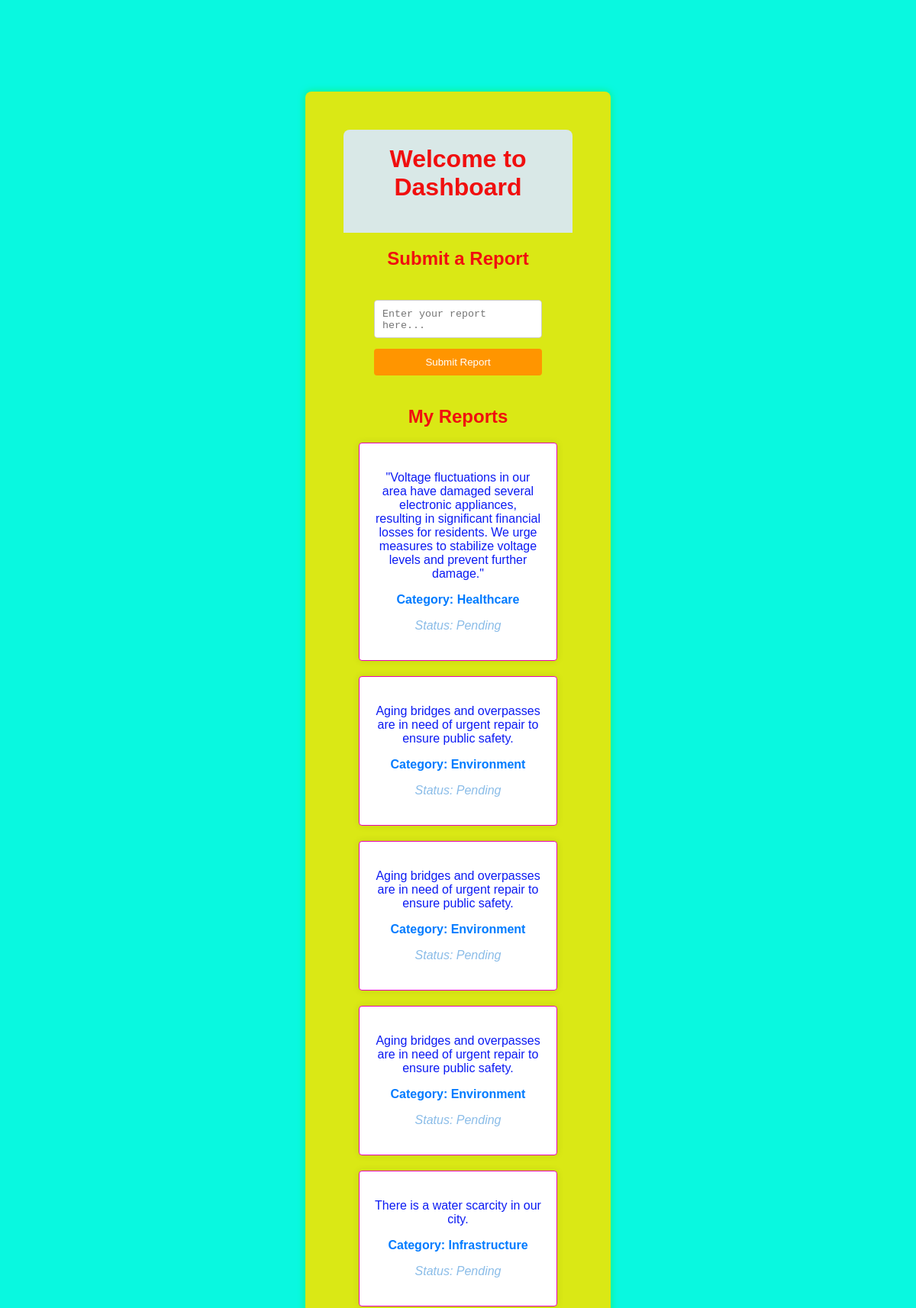
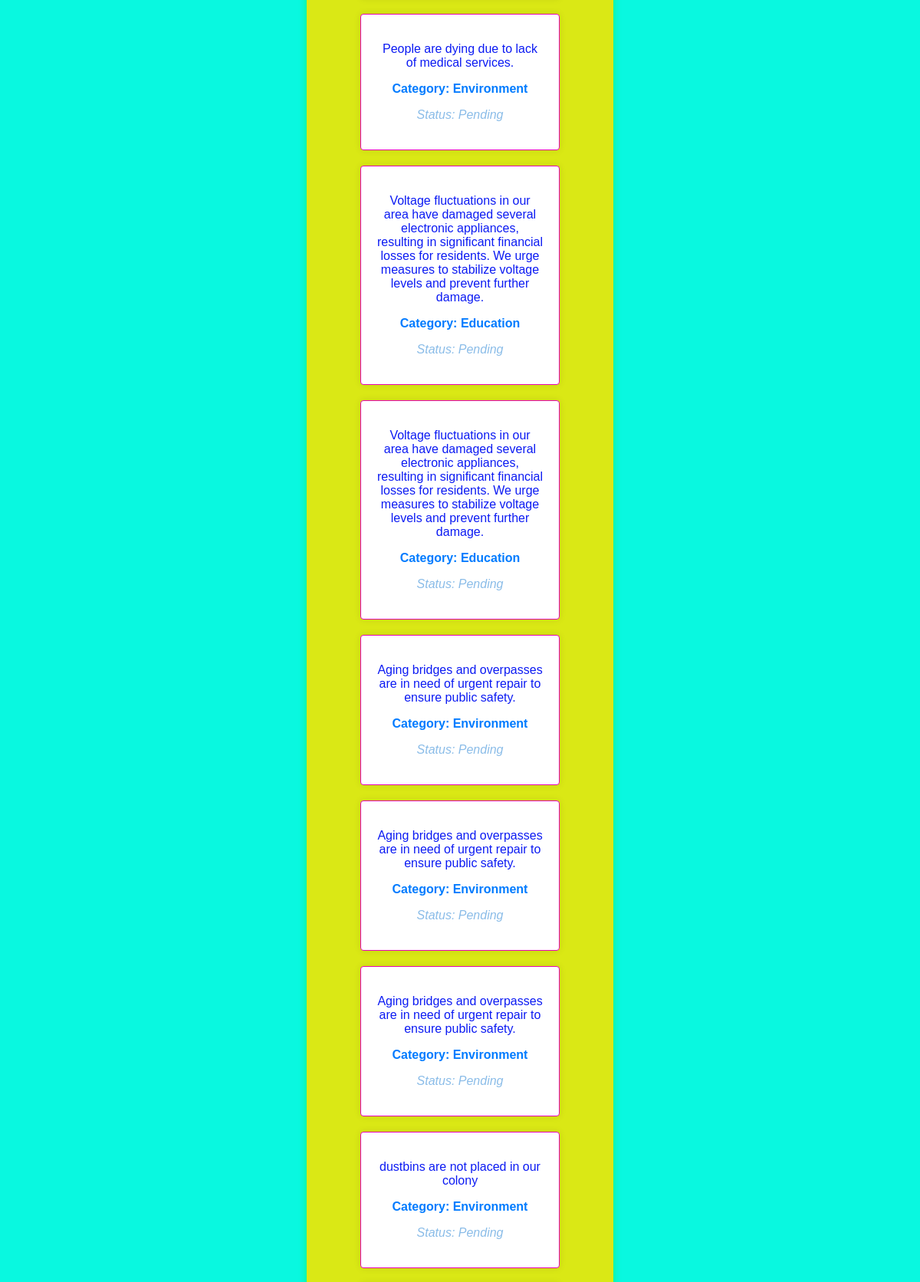
The page /dashboard (signed in, upper part) on the database its author committed (2 pictures, top to bottom).
### app.py (models this page shows)
class Report(db.Model):
    id = db.Column(db.Integer, primary_key=True)
    user_id = db.Column(db.Integer, nullable=False)
    report_text = db.Column(db.Text, nullable=False)
    category = db.Column(db.String(100), nullable=False)
    status = db.Column(db.String(20), default='Pending')
    timestamp = db.Column(db.DateTime, default=datetime.utcnow)

### app.py (the view, shortened to what this page needs)
@app.route('/dashboard', methods=['GET', 'POST'])
def dashboard():
    if 'user_id' not in session:
        return redirect(url_for('login'))
    user_id = session['user_id']
    user_reports = Report.query.filter_by(user_id=user_id).all()
    return render_template('dashboard.html', user_reports=user_reports)

### templates/dashboard.html (shortened to what this page needs)
<!DOCTYPE html>
<html lang="en">
<head>
    <link rel="stylesheet" href="{{ url_for('static', filename='styles.css') }}">
</head>
<body>
    <div class="container">
        <div class="dashboard-header">
            <h1>Welcome to Dashboard</h1>
        </div>
        <div class="dashboard-content">
            <h2>Submit a Report</h2>
            <form action="{{ url_for('dashboard') }}" method="POST">
                <textarea name="report" placeholder="Enter your report here..." required></textarea>
                <button type="submit">Submit Report</button>
            </form>
            <h2>My Reports</h2>
            <ul>
                {% for report in user_reports %}
                <li class="report-card">
                    <p class="report-text">{{ report.report_text }}</p>
                    <p class="report-category">Category: {{ report.category }}</p>
                    <p class="report-status">Status: {{ report.status }}</p>
                </li>
                {% endfor %}
            </ul>
        </div>
    </div>
</body>
</html>

### static/styles.css (style rules this page uses)
body { font-family: Arial, sans-serif; margin: 100px; padding: 100; background-color: rgb(9, 248, 224); color: rgb(12, 27, 243); text-align: center; transition: background-color 0.3s ease; }
.container { max-width: 300px; margin: 120px auto; padding: 50px; background-color: #e7e70af1; border-radius: 8px; box-shadow: 0 0 10px rgba(8, 245, 114, 0.982); transition: box-shadow 0.3s ease; }
h1, h2 { text-align: center; color: #f00f0f; margin-top: 0; transition: color 0.3s ease; }
form { margin-bottom: 20px; padding: 20px; }
input[type="text"], input[type="email"], input[type="password"], textarea { width: 100%; padding: 10px; margin-bottom: 10px; border: 1px solid #ccc; border-radius: 4px; box-sizing: border-box; transition: border-color 0.3s ease; }
textarea { height: 50px; resize: none; transition: color 0.3s ease; }
button { width: 100%; padding: 10px; background-color: #ff9500; color: #fff; border: none; border-radius: 4px; cursor: pointer; transition: background-color 0.3s ease; }
ul { list-style-type: none; padding: 0; margin: 0; transition: color 0.3s ease; }
li { margin-bottom: 10px; padding: 10px; background-color: #f9f9f9; border: 1px solid #51b808; border-radius: 4px; }
.dashboard-header { background-color: #d9e8e7; color: #fff; padding: 20px; text-align: center; border-radius: 8px 8px 0 0; transition: background-color 0.3s ease; animation: slide-down 0.5s ease; }
.dashboard-content { padding: 20px; border-radius: 0 0 8px 8px; animation: slide-up 0.5s ease; }
.report-card { background-color: #fff; border: 1px solid #e704b6; border-radius: 4px; margin-bottom: 20px; padding: 20px; box-shadow: 0 0 10px rgba(0, 0, 0, 0.1); transition: box-shadow 0.3s ease; animation: slide-up 0.5s ease; }
.report-text { margin-bottom: 10px; }
.report-category { font-weight: bold; color: #007bff; }
.report-status { font-style: italic; color: #8abce8; }

### rows shown on the page
Report: report_text "\"Voltage fluctuations in our area have damaged several electronic appliances, resulting in significant financial losses for residents. We urge measures to stabilize voltage levels and prevent further damage.\"", category "Healthcare", status "Pending"
Report: report_text "Aging bridges and overpasses are in need of urgent repair to ensure public safety.", category "Environment", status "Pending"
Report: report_text "Aging bridges and overpasses are in need of urgent repair to ensure public safety.", category "Environment", status "Pending"
Report: report_text "Aging bridges and overpasses are in need of urgent repair to ensure public safety.", category "Environment", status "Pending"
Report: report_text "There is a water scarcity in our city.", category "Infrastructure", status "Pending"
Report: report_text "People are dying due to lack of medical services.", category "Environment", status "Pending"
Report: report_text "Voltage fluctuations in our area have damaged several electronic appliances, resulting in significant financial losses for residents. We urge measures to stabilize voltage levels and prevent further damage.", category "Education", status "Pending"
Report: report_text "Voltage fluctuations in our area have damaged several electronic appliances, resulting in significant financial losses for residents. We urge measures to stabilize voltage levels and prevent further damage.", category "Education", status "Pending"
Report: report_text "Aging bridges and overpasses are in need of urgent repair to ensure public safety.", category "Environment", status "Pending"
Report: report_text "Aging bridges and overpasses are in need of urgent repair to ensure public safety.", category "Environment", status "Pending"
Report: report_text "Aging bridges and overpasses are in need of urgent repair to ensure public safety.", category "Environment", status "Pending"
Report: report_text "dustbins are not placed in our colony", category "Environment", status "Pending"
